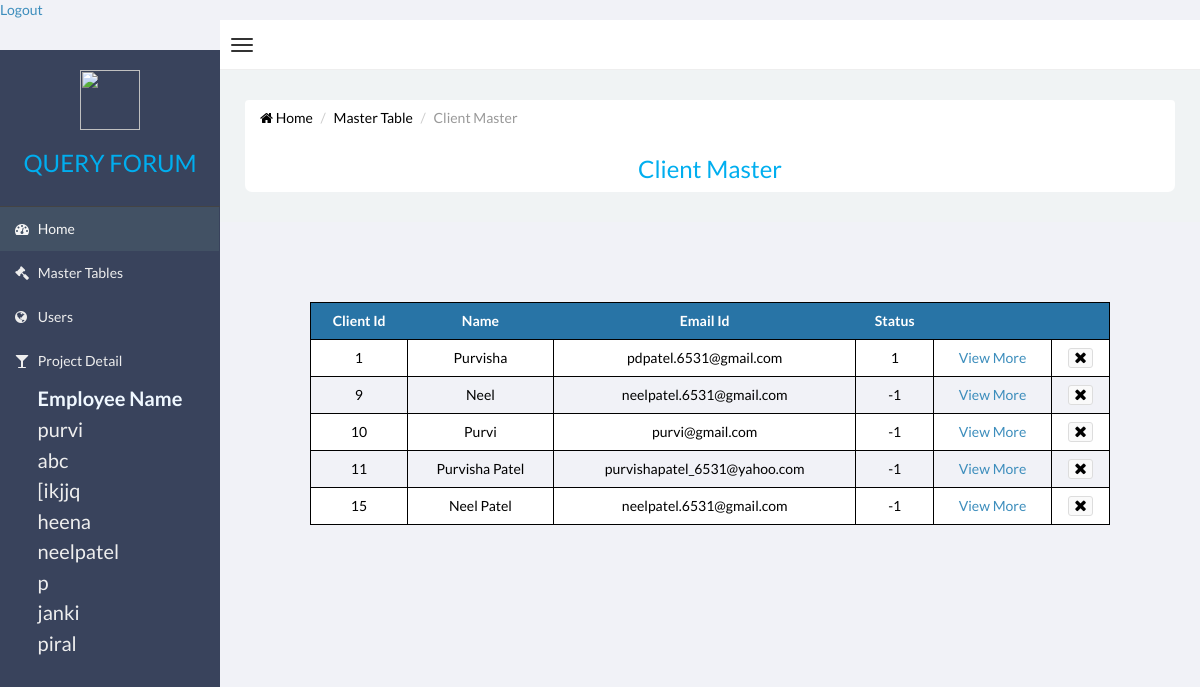
/web/Master/clientmaster.php, run on the app's committed database.
### tables this page shows
CREATE TABLE `employeemaster` (
  `EmployeeId` int(11) NOT NULL,
  `EmployeeName` varchar(20) NOT NULL,
  `Address` text NOT NULL,
  `ContactNo` int(11) NOT NULL,
  `CityId` int(11) NOT NULL,
  `UserName` varchar(20) NOT NULL
);

CREATE TABLE `clientmaster` (
  `ClientId` int(11) NOT NULL,
  `Name` varchar(20) NOT NULL,
  `Address` text NOT NULL,
  `Pincode` int(11) NOT NULL,
  `StateId` int(11) NOT NULL,
  `CountryId` int(11) NOT NULL,
  `EmailId` varchar(100) NOT NULL,
  `Status` int(11) NOT NULL
);

### web/Master/clientmaster.php (the view, shortened to what this page needs)
<!DOCTYPE html PUBLIC "-//W3C//DTD XHTML 1.0 Transitional//EN" "http://www.w3.org/TR/xhtml1/DTD/xhtml1-transitional.dtd">
<html xmlns="http://www.w3.org/1999/xhtml">
<head>
	<link rel="stylesheet" type="text/css" href="css/admin.css">
    <link href="css/bootstrap.min.css" rel="stylesheet" type="text/css" />
    <link href="css/font-awesome.min.css" rel="stylesheet" type="text/css" />
    <link href="css/ionicons.min.css" rel="stylesheet" type="text/css" />
    <link href="css/morris/morris.css" rel="stylesheet" type="text/css" />
    <link href="css/jvectormap/jquery-jvectormap-1.2.2.css" rel="stylesheet" type="text/css" />
    <link href="css/datepicker/datepicker3.css" rel="stylesheet" type="text/css" />
    <link href="css/daterangepicker/daterangepicker-bs3.css" rel="stylesheet" type="text/css" />
    <link href="css/iCheck/all.css" rel="stylesheet" type="text/css" />
    <link href="css/style.css" rel="stylesheet" type="text/css" />
 <?php
	$ClientId=$Name=$Address=$Pincod=$StateId=$CountryId=$EmailId=$Status="";
	?>
</head>
 <body class="skin-black   ">
        <header class="header">
           <a href="../employee/login.php">Logout</a>
            <nav class="navbar navbar-static-top" role="navigation">
                <a href="#" class="navbar-btn sidebar-toggle" data-toggle="offcanvas" role="button">
                    <span class="icon-bar"></span>
                    <span class="icon-bar"></span>
                    <span class="icon-bar"></span>
                </a>
                    </nav>
                </header>
                <div class="wrapper row-offcanvas row-offcanvas-left">
                    <aside class="left-side sidebar-offcanvas">
                        <section class="sidebar">
							<div class="row logomargin">
							<center>
							<img src="image/logo.png" height="60px" width="60px" />
								<h3 class="logofont">QUERY FORUM</h3>
							</center>
							</div>
                            <ul class="sidebar-menu">
                                <li class="active">
                                    <a href="../index.php">
                                        <i class="fa fa-dashboard"></i> <span>Home</span>
                                    </a>
                                </li>
                                <li>
                                    <a href="mainmasterpage.php">
                                        <i class="fa fa-gavel"></i> <span>Master Tables</span>
                                    </a>
                                </li>
                                <li>
                                    <a href="../user/mainuserpage.php">
                                        <i class="fa fa-globe"></i> <span>Users</span>
                                    </a>
                                </li>
                                <li>
                                    <a href="../project/mainprojectpage.php">
                                        <i class="fa fa-glass"></i> <span>Project Detail</span>
                                     </a>
                                </li>
                            </ul>
                            <?php
							$qry = mysql_query("select EmployeeId,EmployeeName from employeemaster");
							echo "<center>";
							echo "<table>";
							echo "<th class='font'>Employee Name</th>";
							if($qry)
	  {
	     while($rw=mysql_fetch_assoc($qry))
		 {
		 extract($rw);
		 echo "<tr><td class='font'><a href='#' onclick=showPopup($EmployeeId,'".$EmployeeName."');>$EmployeeName</a></td></tr>";
		 }
	  }
							echo "</table>";
							echo "</center>";
							?>
                        </section>
                    </aside>
                    <aside class="right-side">
<section class="content">
	<div class="row bgwhite margin">
	<ul class="breadcrumb">
                                <li><a href="../index.php"><i class="fa fa-home"></i> Home</a></li>
                                <li><a href="mainmasterpage.php">Master Table</a></li>
								<li class="logofont active">Client Master</h4></li>
      </ul>
		<center><h3 class="logofont">Client Master</h3></center>
	</div>
</section>
	<div class="col-xs-offset-2 col-lg-8">
	</div>
	  <div  class="show">
<?php
	 $qry= mysql_query("select * from clientmaster");
	 echo "<center>";
	  echo "<table>";
	  echo "<tr><th> Client Id </th><th> Name </th><th>Email Id</th><th>Status</th>
	 			 <th></th><th></th></tr>";
	  if($qry)
	  {
	     while($rw=mysql_fetch_assoc($qry))
		 {
		 extract($rw);
		 echo "<tr><td>$ClientId</td><td>$Name</td><td>$EmailId</td><td>$Status</td>
			<td> <a href='clientmastermore.php?id=$ClientId'> View More </a></td>
			<td>
		  <button class='btn btn-default btn-xs'>
			 <a href=?clientid=$ClientId&flg=Delete><i class='fa fa-times'></a></i></button></td></tr>";
		 }
	  }
      echo "</table>";
	  echo "</center>";
?>
  </div>
        </div>
</body>
</html>

### web/Master/css/admin.css (style rules this page uses)
.logomargin { margin-top:20px; margin-bottom:20px; }
.logofont { color:#00AEEF; }
.margin { margin-left:30px; margin-right:30px; border-radius:7px; }
.bgwhite { background:#FFFFFF; }
.show table { border-collapse: collapse; width:800px; margin-bottom:20px; text-align-last:center; font-size:14px; color:#000000; }
.show table, .show tr,.show td { border: 1px solid black; vertical-align:middle; color:#000; text-align-last:center; }
.show tr { height:10px; }
.show th { text-align-last:center; background-color:#2874A6; color:#FFFFFF; }
.show tr,.show td,.show th { padding:8px; text-align:left; }
.show tr:nth-child(even) { background-color:#FFFFFF; }
.show i { color:black; font-size:16px; }
.show1 table, .show tr,.show td { border: 1px solid black; vertical-align:middle; color:#000; }
.font { font-size:20px; color: aliceblue; }

### data on the page
employeemaster: EmployeeName "purvi"
employeemaster: EmployeeName "abc"
employeemaster: EmployeeName "[ikjjq"
employeemaster: EmployeeName "heena"
employeemaster: EmployeeName "neelpatel"
employeemaster: EmployeeName "p"
employeemaster: EmployeeName "janki"
employeemaster: EmployeeName "piral"
clientmaster: ClientId "1", Name "Purvisha", EmailId "pdpatel.6531@gmail.com", Status "1"
clientmaster: ClientId "9", Name "Neel", EmailId "neelpatel.6531@gmail.com", Status "-1"
clientmaster: ClientId "10", Name "Purvi", EmailId "purvi@gmail.com", Status "-1"
clientmaster: ClientId "11", Name "Purvisha Patel", EmailId "purvishapatel_6531@yahoo.com", Status "-1"
clientmaster: ClientId "15", Name "Neel Patel", EmailId "neelpatel.6531@gmail.com", Status "-1"
